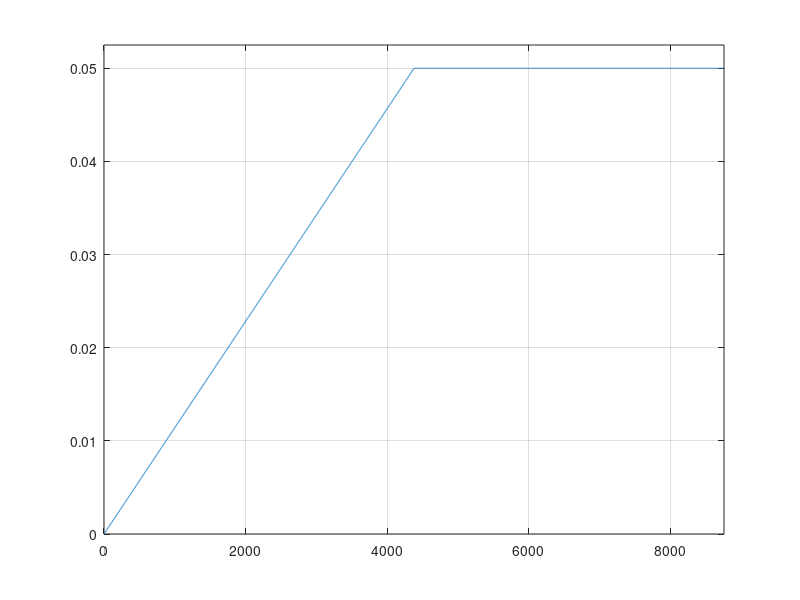

The MATLAB script that drew this image: (Note: this script raises an error after producing the figure.)
clc
clear all
format long; 
iFig = 0;
%============================================================%
% Input parameters 
%============================================================%
P0 = [1.0 0.0 0.0 0.0 0.0 0.0 0.0 0.0]; % P0 is the vector of initial state 
%(for example, for P0=(1,0,0,0,0,0,0,0) is assumed that each run (replication) 
%of the model starts from the operable state S0 with probability equal to 1.0)
Tk = 1e6; % Tk is the simulation time in hours
dT = 100; % dT is the step for changing the maintenance periodicity, hours
eps = 0.5e-4; % eps is the required estimation accuracy of MxKg and MxKti (confidence level = 0.95)

Kgdop = 0.997; % Kgdop is the allowable value of inherent availability
%============================================================%
%Pop is the function of service staff errors probability
TkO = 8760;
Pm = 0.05;
% Pop = [0.0001 0.2*Pm 0.4*Pm 0.6*Pm 0.8*Pm Pm Pm Pm];
Pop = [0.0 Pm Pm Pm Pm Pm Pm];
T   = [0 0.5*TkO 0.6*TkO 0.8*TkO TkO 1.5*TkO 2*TkO];
TA = 0:2*TkO;
Pop = interp1(T,Pop,TA,'linear'); 

iFig = iFig + 1;
figure(iFig);
plot(TA,Pop);
axis ([0 TkO 0.0 Pm*1.05]);
grid on;
%============================================================%
% [L01 L02 L12] is the vector of the rates of misalignments, sudden failures, 
% and failure rate of misaligned system, respectively, hours^(-1)
L01 = 14.15E-6;
L02 = 3.99E-6;
L12 = 1.71E-6;

% [Tp Tr Ta Ts a1 a2 b1 b2] is the vector of maintenance time parameters and 
% parameters characterizing built-in and external diagnostic devices:    
Tp = 0.25; %Tp is the testing time, hours;
Tr = 0.5; %Tr is the time for system tuning and configuration, hours;
Ta = 1.2; %Ts is the failure search time, hours;
Ts = 0.8; %Ta is the emergency repair time, hours; 

a1 = 0.01; % a1, b1 are the type I (a) and type II (b) errors of built-in diagnostic modules; 
a2 = 0.005;
b1 = 0.02; % a2, b2 are type I (a) and type II (b) errors of the external diagnostic devices used for maintenance. 
b2 = 0.05;

Tobmax = 1.5*8760; % Tobmax is the maximal maintenance periodicity which is considered for reliability indicators calculation   


if ['Release R' version('-release')] == 'Release R2016b'
    tic
    [MxKg, MxKti, epsKg, epsKti, masT, masP, TobL, SFlag] = PMSMP_MSVC(Tk, Kgdop, P0,[L01 L02 L12],[Tp Tr Ta Ts a1 a2 b1 b2],Pop,eps,dT,Tobmax);
    toc
elseif ['Release R' version('-release')] == 'Release R2018b'
    tic
    [MxKg, MxKti, epsKg, epsKti, masT, masP, TobL, SFlag] = PMSMP_MinGW(Tk, Kgdop, P0,[L01 L02 L12],[Tp Tr Ta Ts a1 a2 b1 b2],Pop,eps,dT,Tobmax);
    toc
end


iFig = iFig + 1;
figure(iFig);
plot([dT:dT:TobL],MxKti,[dT:dT:TobL], MxKg);
xlabel('Maintenance periodicity, hours')
ylabel('Reliability indicators')
legend('Inherent Availability','Achieved Availability ')
axis ([dT TobL/2 0.998 1]);
grid on;

